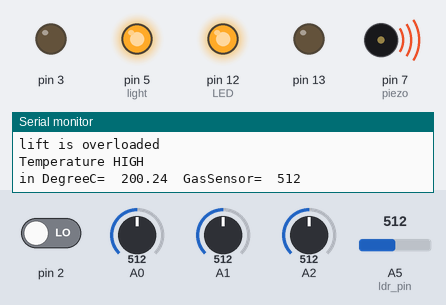
Bench run of a sketch on a simulated Arduino Uno, built with avr-gcc and run on an emulated ATmega328P. Shown: output pins drawn as LEDs (lit = HIGH), buzzer (waves = sounding, pin HIGH), the last lines printed to the serial monitor. Inputs (shaded band) come from the test bench; at power-on: pin 2 LOW, A0 = 512, A1 = 512, A2 = 512, A5 (ldr_pin) = 512.

Above: at 1.8 s.
1.9 s: pin 2 driven HIGH
At 3.2 s:
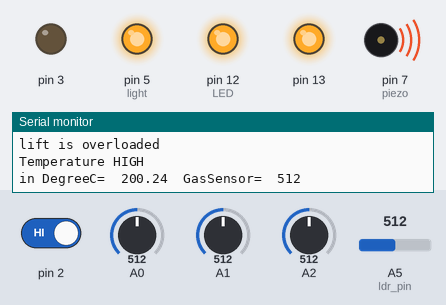
3.5 s: A0 set to 104
5.3 s: A0 set to 91
At 7.3 s:
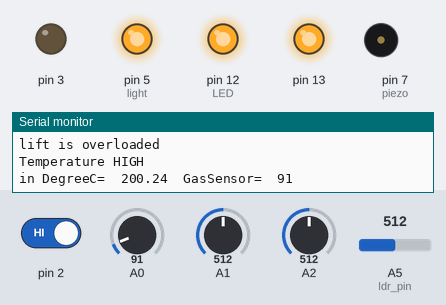
7.7 s: A1 set to 255
9.4 s: A1 set to 235
At 10.9 s:
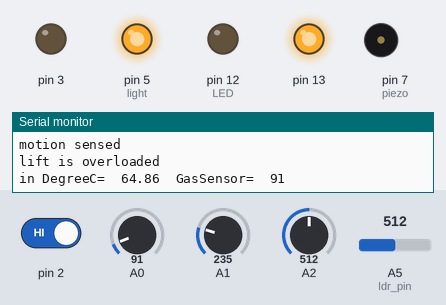
11.8 s: A2 set to 716
At 13.0 s:
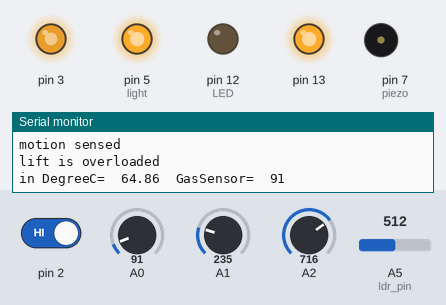
Timing chart, 0 to 14.8 s (numbered marks = the images above; inputs shaded):
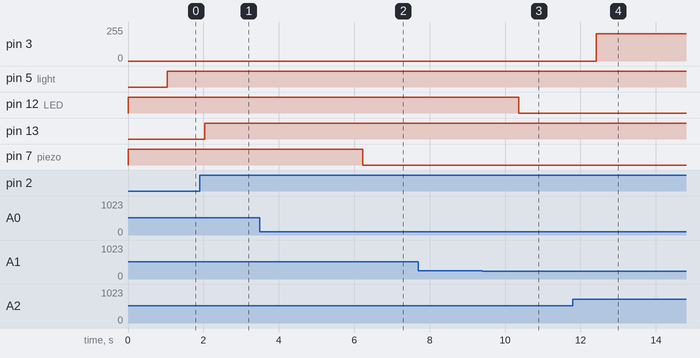

Measured:
- the behaviour switches between 100 and 99 on A0 (found by bisection; images 1 and 2)
- the behaviour switches between 246 and 245 on A1 (found by bisection; images 2 and 3)
- after the input at 1.9 s, pin 13: LOW → HIGH after 0.14 s
- after the input at 5.3 s, pin 7 (piezo): HIGH → LOW after 0.92 s
- after the input at 9.4 s, pin 12 (LED): HIGH → LOW after 0.97 s
- after the input at 11.8 s, pin 3: 0/255 → 204/255 after 0.62 s

The sketch:

code.ino
```cpp
float temp;
float vout;
float vout1;
int LED = 12;
int gasSensor;
int piezo = 7;
int pirsensor =0;
int buzzer=6;
int force=10;
int ldr_pin = A5;
int led=3;
  int ldr_value;

  int light = 5;
void setup()
{
pinMode(A0,INPUT);
pinMode(A1, INPUT);
pinMode(LED,OUTPUT);
pinMode(piezo,OUTPUT);
pinMode(13,OUTPUT);
pinMode(2,INPUT);
pinMode(A2,INPUT);
pinMode(3,OUTPUT);
Serial.begin(9600);
  pinMode(light, OUTPUT); pinMode(ldr_pin, INPUT);
}
void loop()
{
vout=analogRead(A1);
vout1=(vout/1023)*5000;
temp=(vout1-500)/10;
gasSensor=analogRead(A0);
if (temp>=70)
{
digitalWrite(LED,HIGH);
 Serial.println("Temperature HIGH");
}
else
{
digitalWrite(LED,LOW);
}
if (gasSensor>=100)
{
digitalWrite(piezo,HIGH);
}
else
{
digitalWrite(piezo,LOW);
}
Serial.print("in DegreeC= ");


Serial.print(" ");

Serial.print(temp);
Serial.print("\t");
Serial.print("GasSensor= ");
Serial.print(" ");
Serial.print(gasSensor);
Serial.println();
delay(1000);
pirsensor=digitalRead(2);

if(pirsensor==HIGH)
{
  digitalWrite(13,HIGH);
      	Serial.println("motion sensed");

}
else
{
  digitalWrite(13,LOW);
}
 delay(10);
force=analogRead(A2);
  if(force>100)
  {
    	Serial.println("lift is overloaded");
    	analogWrite(3,force);

   }
  else
  {
		analogWrite(3,0);
	}

delay(25);

  ldr_value = analogRead(ldr_pin);
    if (ldr_value > 512)
      digitalWrite(light, 0);
    else
      digitalWrite(light, 1);


}
```
